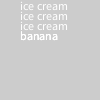
Frame 1 (no input)
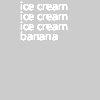
Frame 60 (the mouse pressed at the canvas centre just before this capture)
Frame 120 (the mouse held since frame 60 and released just before this capture): identical to frame 60, image omitted

The Processing sketch that drew these frames (run headless with seeded random() and noise(); from frame 60 on, the mouse is pressed at the canvas centre):

// Processing sketch: Banana_Split
// ── Banana_Split.pde
void setup(){
}
void draw(){
  for(int i=1; i<4; i++){
    text("ice cream", 20, i*10);
    text("banana", 20, 40);
}
}
